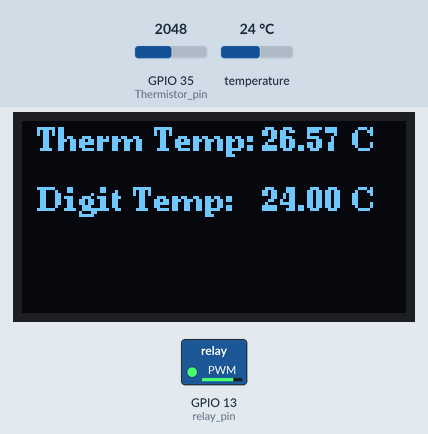
The sketch below on a simulated ESP32. On the bench: 128×64 one-colour display, switched loads named in the sketch (green lamp = pin HIGH). The inputs (shaded band) are chosen by the test bench; at power-on: GPIO 35 (Thermistor_pin) = 2048, temperature 24 °C. WiFi joins after 1.5 s; servers stay silent unless stated; uploads are accepted with an empty reply; storage starts empty; what the sketch prints to the serial monitor is not drawn.

Above: at 6.0 s.
6.1 s: GPIO 35 (Thermistor_pin) set to 759
At 8.3 s:
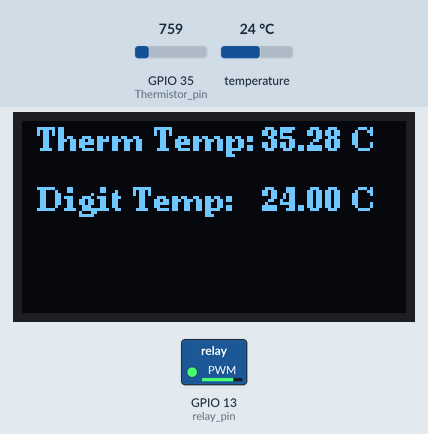
10.5 s: GPIO 35 (Thermistor_pin) set to 648
At 13.7 s:
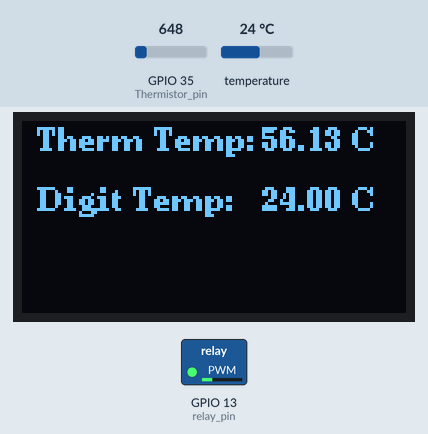
14.2 s: temperature set to 12 °C
At 15.9 s:
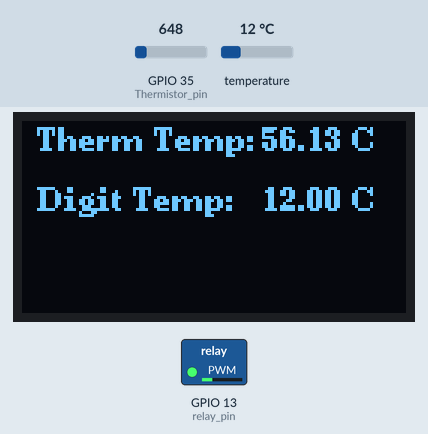
16.2 s: GPIO 35 (Thermistor_pin) set to 157
At 19.5 s:
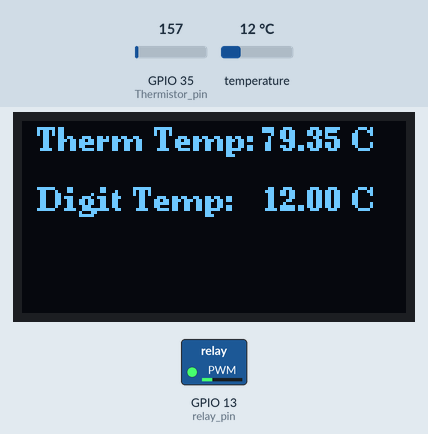
19.8 s: GPIO 35 (Thermistor_pin) set to 141
At 23.1 s:
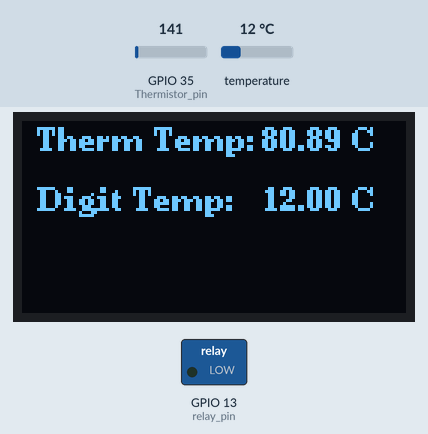
23.4 s: temperature set to 19 °C
Timing chart, 0 to 26.2 s (numbered marks = the images above; inputs shaded):
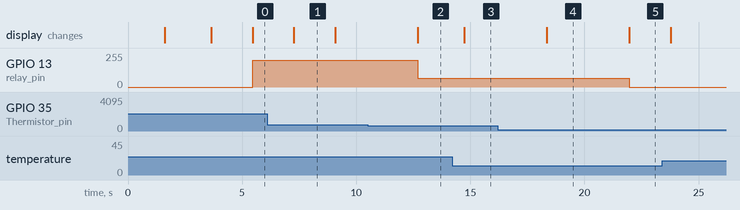

The sketch:

Temp_NTC_ESP32_SD_GSheet_OLED_Heating_2sensors.ino
```cpp
////CONTROLLING T WITH HEATING PAD ADVANCED 2 T SENSORS/////////////
//Use ESP32
//By Abd Almonem Doolaanea maker4ir@gmail.com

//////////OLED////////
#include <Arduino.h>
#include <U8g2lib.h>
#include <Wire.h>


U8G2_SSD1306_128X64_NONAME_F_SW_I2C u8g2(U8G2_R0, /* clock=*/ SCL, /* data=*/ SDA, /* reset=*/ U8X8_PIN_NONE);   // All Boards without Reset of the Display
//////////////////

//////////Thermistor varibles///////////////
#define Thermistor_pin 35
int Vo = 0;
long V_total = 0;
int V_aver = 0;
#define R1  100000 //this is the fixed resitor value
float logR2, R2, T;
float c1 = 1.009249522e-03, c2 = 2.378405444e-04, c3 = 2.019202697e-07;
float temp;
////////////////////////////////
/////SD////////
String Temp_data = "" ;

#include "FS.h"
#include "SD.h"
#include "SPI.h"

void listDir(fs::FS &fs, const char * dirname, uint8_t levels){
    Serial.printf("Listing directory: %s\n", dirname);

    File root = fs.open(dirname);
    if(!root){
        Serial.println("Failed to open directory");
        return;
    }
    if(!root.isDirectory()){
        Serial.println("Not a directory");
        return;
    }

    File file = root.openNextFile();
    while(file){
        if(file.isDirectory()){
            Serial.print("  DIR : ");
            Serial.println(file.name());
            if(levels){
                listDir(fs, file.name(), levels -1);
            }
        } else {
            Serial.print("  FILE: ");
            Serial.print(file.name());
            Serial.print("  SIZE: ");
            Serial.println(file.size());
        }
        file = root.openNextFile();
    }
}


void writeFile(fs::FS &fs, const char * path, const char * message){
    Serial.printf("Writing file: %s\n", path);

    File file = fs.open(path, FILE_WRITE);
    if(!file){
        Serial.println("Failed to open file for writing");
        return;
    }
    if(file.print(message)){
        Serial.println("File written");
    } else {
        Serial.println("Write failed");
    }
    file.close();
}

void appendFile(fs::FS &fs, const char * path, const char * message){
    Serial.printf("Appending to file: %s\n", path);

    File file = fs.open(path, FILE_APPEND);
    if(!file){
        Serial.println("Failed to open file for appending");
        return;
    }
    if(file.print(message)){
        Serial.println("Message appended");
    } else {
        Serial.println("Append failed");
    }
    file.close();
}


//////////////////////////////////////

/////// Gsheet///////
/////// Wifi Settings & Gsheet///////
char ssid[] = "Maker4IR@unifi";
char pass[] = "Maker_4_IR";

#include <HTTPClient.h>
HTTPClient http;
WiFiClient wifi;
int status = WL_IDLE_STATUS;


String serverAddress = "https://script.google.com/macros/s/AKfycbzZ59N_WOJZOoesyFI6vn5rPcuoW8IYLrDtf2Cj4_g2ME2Yd_hbgrSu5bKuCtmeMb-ReQ/exec?";  // server address

long timer0 = 0; //blynk timer
String postData = "";
/////////////////////////////

/////////DS18B20////////
#include <OneWire.h>
#include <DallasTemperature.h>

// Data wire is plugged into port 2 on the Arduino
#define ONE_WIRE_BUS 16

// Setup a oneWire instance to communicate with any OneWire devices (not just Maxim/Dallas temperature ICs)
OneWire oneWire(ONE_WIRE_BUS);

// Pass our oneWire reference to Dallas Temperature.
DallasTemperature sensors(&oneWire);

float tempC = 0.0;
/////////////////////////////

///Relay////
#define relay_pin 13
// setting PWM properties
const int freq = 5000;
const int ledChannel = 0;
const int resolution = 8;

#define target_temp 70
#define temp_var 10
int heating_power = 64 ;

void setup() {
Serial.begin(115200);
//T
Serial.println("Temperature program started using thermistor and DS18B20");


//SD
    if(!SD.begin()){
        Serial.println("Card Mount Failed");
        return;
    }
    uint8_t cardType = SD.cardType();

    if(cardType == CARD_NONE){
        Serial.println("No SD card attached");
        return;
    }

    Serial.print("SD Card Type: ");
    if(cardType == CARD_MMC){
        Serial.println("MMC");
    } else if(cardType == CARD_SD){
        Serial.println("SDSC");
    } else if(cardType == CARD_SDHC){
        Serial.println("SDHC");
    } else {
        Serial.println("UNKNOWN");
    }

    uint64_t cardSize = SD.cardSize() / (1024 * 1024);
    Serial.printf("SD Card Size: %lluMB\n", cardSize);

    Serial.printf("Total space: %lluMB\n", SD.totalBytes() / (1024 * 1024));
    Serial.printf("Used space: %lluMB\n", SD.usedBytes() / (1024 * 1024));


appendFile(SD, "/TempLog.txt", "Time,Temp C Thermistor,Temp C DS18B20");
appendFile(SD, "/TempLog.txt", "\n");

//WIFI//
WiFi.begin(ssid, pass);
Serial.println("Connecting");
while(WiFi.status() != WL_CONNECTED) {
delay(500);
Serial.print(".");
}
Serial.println("");
Serial.print("Connected to WiFi with IP Address: ");
Serial.println(WiFi.localIP());
/////////////////////

//DS18B20
sensors.begin();

//OLED
u8g2.begin();
u8g2.clearBuffer();					// clear the internal memory
u8g2.setFont(u8g2_font_ncenB08_tr);	// choose a suitable font
u8g2.drawStr(10,10,"Temp Measureing");	// write something to the internal memory
u8g2.drawStr(10,20,"Started...");	// write something to the internal memory
u8g2.sendBuffer();					// transfer internal memory to the display
delay(2000) ;

//clear the OLD
u8g2.clearBuffer();
u8g2.sendBuffer();
//////////

//relay
// pinMode(relay_pin, OUTPUT); //uncomment this if using relay
// digitalWrite(relay_pin, LOW);//uncomment this if using relay

//MOSFET PWM
ledcSetup(ledChannel, freq, resolution);
ledcAttachPin(relay_pin, ledChannel);

timer0 = millis();

}

void loop() {
//measuring temperature from the thermistor
for (int i = 0; i<100; i++)
{
  Vo = analogRead(Thermistor_pin);
  V_total += Vo ;
  delay(10);
}
V_aver = V_total / 100 ;
//Serial.print("V_aver = "); Serial.println(V_aver);
V_total = 0;

R2 = R1 * (4095.0 / (float)V_aver - 1.0);
logR2 = log(R2);
T = (1.0 / (c1 + c2*logR2 + c3*logR2*logR2*logR2));
temp = - (T - 273.15);

//Serial.println(R2);
Serial.print("Temp Thermistor = ");
//Serial.print("25");
//Serial.print("\t");
Serial.print(temp);
//Serial.print("\t");
Serial.println(" C");

//measurign T using DS18B20
sensors.requestTemperatures(); // Send the command to get temperatures
tempC = sensors.getTempCByIndex(0);
Serial.print("Temp digital = ");
Serial.print(tempC);
//Serial.print("\t");
//Serial.println("35");
Serial.println(" C");

// //SD
Temp_data = String(millis()) + "," + String(temp) + "," + String(tempC) + "\n";
appendFile(SD, "/TempLog.txt", Temp_data.c_str());

//send to gsheet
if ((millis() - timer0) > 10000)
{
  timer0 = millis();
  Serial.println("making GET request");
  postData = serverAddress + "temperature=" + String(temp) + "&voltage=" + String(V_aver);
  Serial.println(postData);


  http.begin(postData);

  int httpCode = http.GET();
  if(httpCode > 0) {
        Serial.printf("[HTTP] GET... code: %d\n", httpCode);

        if(httpCode == HTTP_CODE_OK) {
          String payload = http.getString();
          Serial.println(payload);
        }
      }else {
        Serial.printf("[HTTP] GET... failed, error: %s\n", http.errorToString(httpCode).c_str());
      }
  http.end();
}
///////////


//OLED
u8g2.clearBuffer();

u8g2.drawStr(5,10,"Therm Temp:");
u8g2.setCursor(80, 10);
u8g2.print(temp);
u8g2.drawStr(110,10,"C");

u8g2.drawStr(5,30,"Digit Temp:");
u8g2.setCursor(80, 30);
u8g2.print(tempC);
u8g2.drawStr(110,30,"C");

u8g2.sendBuffer();
//delay(5000);

//heating control

//fast heating for far temperature value
heating_power = 64 ;

if (temp < (target_temp - 15))
{
  heating_power = 200 ;
}

//ON OFF the heating
if (tempC > target_temp || temp > (target_temp + temp_var))
  {
   ledcWrite(ledChannel, 0);
  }

else
  {
    ledcWrite(ledChannel, heating_power) ;
  }


}
```

Measured:
- the behaviour switches between 687 and 686 on GPIO 35 (Thermistor_pin) (found by bisection; images 1 and 2)
- the behaviour switches between 151 and 150 on GPIO 35 (Thermistor_pin) (found by bisection; images 4 and 5)
- after the input at 6.1 s, the display: changes after 1.2 s (image 1)
- after the input at 10.5 s, GPIO 13 (relay_pin): 199/255 → 64/255 after 2.2 s; the display: first differs from a run without the input after 2.2 s (image 2)
- after the input at 14.2 s, the display: changes after 0.52 s (image 3)
- after the input at 16.2 s, the display: changes after 2.1 s (image 4)
- after the input at 19.8 s, GPIO 13 (relay_pin): 64/255 → 0/255 after 2.2 s; the display: first differs from a run without the input after 2.2 s (image 5)
